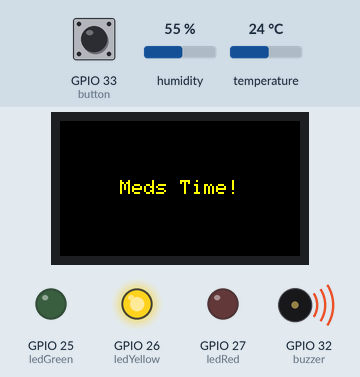
Recording of a program running on a simulated ESP32. Shown: 240×135 colour display, output pins drawn as LEDs (lit = HIGH), buzzer (waves = sounding). The inputs (shaded band) are chosen by the test bench; at power-on: GPIO 33 (button) HIGH, humidity 55 %, temperature 24 °C. WiFi joins after 1.5 s; servers stay silent unless stated; uploads are accepted with an empty reply; the local clock reads 2024-03-15 10:24:30 at power-on unless the program sets it; EEPROM starts erased; nothing arrives over Bluetooth unless stated; a phone connects over Bluetooth LE 3 s after start; what the program prints to the serial monitor is not drawn.

Above: at 2.1 s.
3.1 s: GPIO 33 (button) pulled LOW for 0.15 s
At 3.8 s:
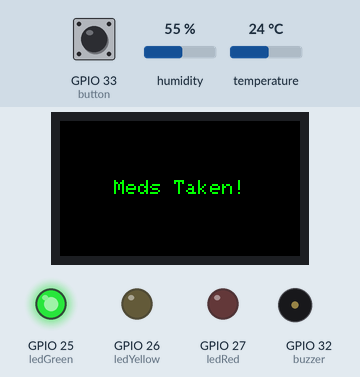
At 6.3 s:
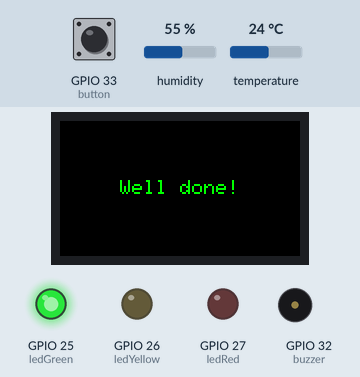
Timing chart, 0 to 7.8 s (numbered marks = the images above; inputs shaded):
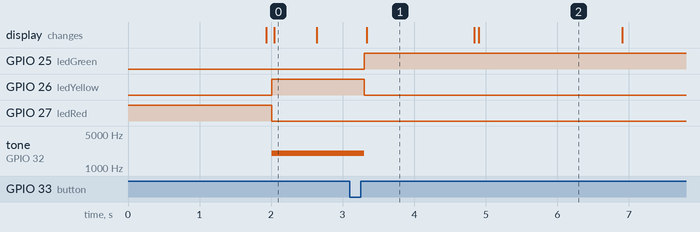

The program:

main.cpp
```cpp
#include <Wire.h>
#include <EEPROM.h>
#include <NimBLEDevice.h>
#include <WiFi.h>
#include <HttpClient.h>
#include <time.h>
#include <Adafruit_AHTX0.h>
#include <TFT_eSPI.h>

// Pins
const int ledRed    = 27;
const int ledYellow = 26;
const int ledGreen  = 25;
const int buzzer    = 32;
const int button    = 33;

// WiFi
const char *ssid      = "BLVD63";
const char *password  = "sdBLVD63";
const char *server    = "18.227.105.20";
const int   port      = 5000;
const char *device_id = "ttgo01";

// BLE UUIDs
#define SERVICE_UUID        "12345678-1234-1234-1234-1234567890ab"
#define CHARACTERISTIC_UUID "abcd1234-ab12-cd34-ef56-abcdef123456"

NimBLECharacteristic *pCharacteristic;
bool bleConnected     = false;
bool alertActive      = false;
bool confirmationDone = false;

unsigned long startTime;
const unsigned long alertDelay     = 2000;
unsigned long lastNotification     = 0;
unsigned long lastBlink            = 0;
bool blinkState                    = false;
int  notifyCount                   = 0;

Adafruit_AHTX0 aht;
TFT_eSPI     tft = TFT_eSPI();

// Helper to draw text on display
void fadeScreen() {
  tft.fillScreen(TFT_BLACK);
}
void showMessage(const String &text, uint16_t color = TFT_WHITE, uint8_t size = 2) {
  fadeScreen();
  tft.setTextColor(color, TFT_BLACK);
  tft.setTextSize(size);
  int w = text.length() * 6 * size;
  int h = 8 * size;
  tft.setCursor((tft.width() - w) / 2, (tft.height() - h) / 2);
  tft.println(text);
}
void showTemporaryMessage(const String &text, uint16_t color, uint8_t size, unsigned long duration) {
  showMessage(text, color, size);
  delay(duration);
  fadeScreen();
}

// BLE Server callbacks
class MyServerCallbacks : public NimBLEServerCallbacks {
  void onConnect(NimBLEServer* pServer) {
    bleConnected = true;
    Serial.println("BLE device connected");
    // send initial notification immediately upon connection
    pCharacteristic->setValue("Time to take your medication! #0");
    pCharacteristic->notify();
    notifyCount = 1;
  }
  void onDisconnect(NimBLEServer* pServer) {
    bleConnected = false;
    Serial.println("BLE device disconnected");
  }
};

// WiFi + NTP setup
void connectWiFi() {
  Serial.println("Connecting to WiFi...");
  WiFi.begin(ssid, password);
  int tries = 60;
  while (WiFi.status() != WL_CONNECTED && tries-- > 0) {
    delay(500);
    Serial.print(".");
  }
  if (WiFi.status() == WL_CONNECTED) {
    Serial.println("\nWiFi connected, IP: " + WiFi.localIP().toString());
    setenv("TZ", "PDT7PDT,M3.2.0,M11.1.0", 1);
    tzset();
    configTime(0, 0, "pool.ntp.org");
    struct tm ti;
    Serial.println("Waiting for NTP sync...");
    while (!getLocalTime(&ti)) {
      Serial.print(".");
      delay(500);
    }
    Serial.println("\nTime synchronized");
  } else {
    Serial.println("\nWiFi failed; retrying...");
    delay(2000);
    connectWiFi();
  }
}

// Environment evaluation + upload
String evaluateEnvironment(float temp, float hum) {
  if (temp >= 18 && temp <= 25 && hum >= 40 && hum <= 55) return "optimal";
  if ((temp >= 10 && temp < 18) || (temp > 25 && temp <= 30) ||
      (hum >= 30 && hum < 40)  || (hum > 55 && hum <= 65)) return "regular";
  return "danger";
}
void sendEnvironmentLog(float temp, float hum, String status) {
  WiFiClient wifi;
  HttpClient client(wifi);
  char ts[30];
  time_t now = time(nullptr);
  strftime(ts, sizeof(ts), "%Y-%m-%dT%H:%M:%SZ", localtime(&now));
  String path = String("/envlog?device_id=") + device_id +
                "&temperature=" + String(temp,1) +
                "&humidity="    + String(hum,1) +
                "&status="      + status +
                "&timestamp="   + ts;
  Serial.println("Uploading data...");
  int err = client.get(server, port, path.c_str());
  Serial.println(err == 0 ? "Upload OK" : "Upload Error");
  client.stop();
}

void setup() {
  Serial.begin(115200);

  // initialize LEDs, buzzer, button
  pinMode(ledRed,    OUTPUT);
  pinMode(ledYellow, OUTPUT);
  pinMode(ledGreen,  OUTPUT);
  pinMode(button,    INPUT_PULLUP);

  ledcSetup(0, 2000, 8);
  ledcAttachPin(buzzer, 0);
  ledcWriteTone(0, 0);

  digitalWrite(ledRed,    HIGH);
  digitalWrite(ledYellow, LOW);
  digitalWrite(ledGreen,  LOW);

  EEPROM.begin(512);
  startTime = millis();

  // WiFi + NTP
  connectWiFi();

  // display init
  Wire.begin(21, 22);
  delay(200);
  tft.init();
  tft.setRotation(1);
  showMessage("DoseMate Ready!", TFT_GREEN, 3);

  // sensor init
  if (!aht.begin()) {
    showMessage("Sensor Error!", TFT_RED, 2);
    while (1) delay(10);
  }

  // BLE setup
  NimBLEDevice::init("DoseMate");
  NimBLEServer *pServer = NimBLEDevice::createServer();
  pServer->setCallbacks(new MyServerCallbacks());

  NimBLEService *pService = pServer->createService(SERVICE_UUID);
  pCharacteristic = pService->createCharacteristic(
    CHARACTERISTIC_UUID,
    NIMBLE_PROPERTY::READ | NIMBLE_PROPERTY::NOTIFY
  );


  pCharacteristic->setValue("Ready");
  pService->start();

  NimBLEAdvertising *pAdv = NimBLEDevice::getAdvertising();
  pAdv->addServiceUUID(SERVICE_UUID);
  pAdv->start();
  Serial.println("BLE Advertising started with service UUID");
}

void loop() {
  unsigned long now = millis();

  // after alertDelay, activate alert
  if (!alertActive && !confirmationDone && now - startTime >= alertDelay) {
    alertActive = true;
    lastNotification = now;

    // visual + buzzer alert
    digitalWrite(ledRed, LOW);
    digitalWrite(ledYellow, HIGH);
    ledcWriteTone(0, 2000);
  }

  if (!alertActive && !confirmationDone) {
    showMessage("Waiting...", TFT_WHITE, 2);
  }

  if (alertActive && !confirmationDone) {
    // blink message on screen
    if (now - lastBlink >= 600) {
      blinkState = !blinkState;
      if (blinkState) showMessage("Meds Time!", TFT_YELLOW, 2);
      else            fadeScreen();
      lastBlink = now;
    }

    // periodic BLE notify every 5s
    if (bleConnected && now - lastNotification >= 5000) {
      String msg = "Time to take your medication! #" + String(++notifyCount);
      Serial.println("Periodic notify: " + msg);
      pCharacteristic->setValue(msg.c_str());
      pCharacteristic->notify();
      lastNotification = now;
    }

    // on button press, confirm
    if (digitalRead(button) == LOW) {
      delay(200);
      confirmationDone = true;
      digitalWrite(ledYellow, LOW);
      digitalWrite(ledGreen,  HIGH);
      ledcWriteTone(0, 0);

      showTemporaryMessage("Meds Taken!", TFT_GREEN, 2, 1500);
      showTemporaryMessage("Well done!", TFT_GREEN, 2, 2000);

      if (bleConnected) {
        String msg = "Medication confirmed #" + String(++notifyCount);
        Serial.println("Confirm notify: " + msg);
        pCharacteristic->setValue(msg.c_str());
        pCharacteristic->notify();
      }

      sensors_event_t humidity, temp;
      aht.getEvent(&humidity, &temp);
      if (!isnan(temp.temperature) && !isnan(humidity.relative_humidity)) {
        sendEnvironmentLog(
          temp.temperature,
          humidity.relative_humidity,
          evaluateEnvironment(temp.temperature, humidity.relative_humidity)
        );
      }
    }
  }
}
```

Measured:
- after the input at 3.1 s, GPIO 25 (ledGreen): LOW → HIGH after 0.20 s; GPIO 26 (ledYellow): HIGH → LOW after 0.20 s; tone on GPIO 32 (buzzer): 2000 Hz → silent after 0.20 s; the display: changes after 0.24 s (image 1)
- what the display in image 0 shows lasts 0.6 s, from 2.0 s to 2.6 s
- what the display in image 1 shows lasts 1.5 s, from 3.3 s to 4.8 s
